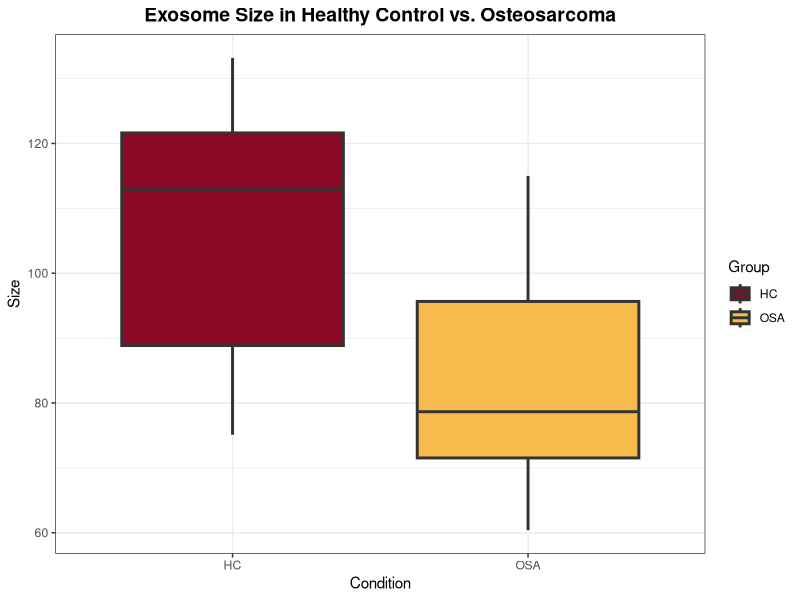
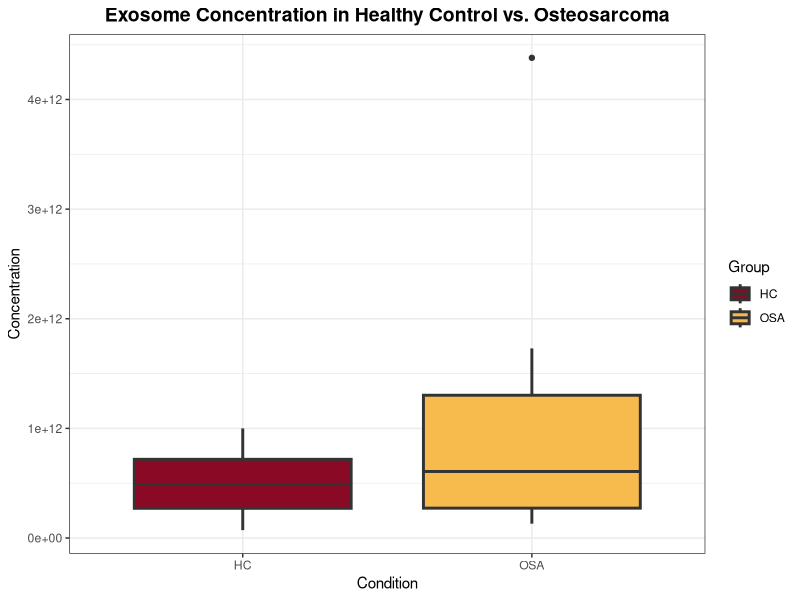
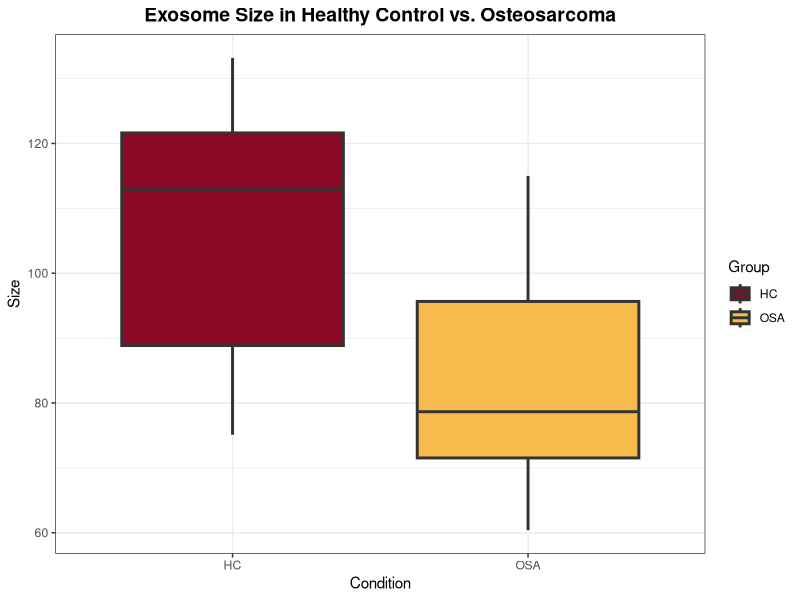
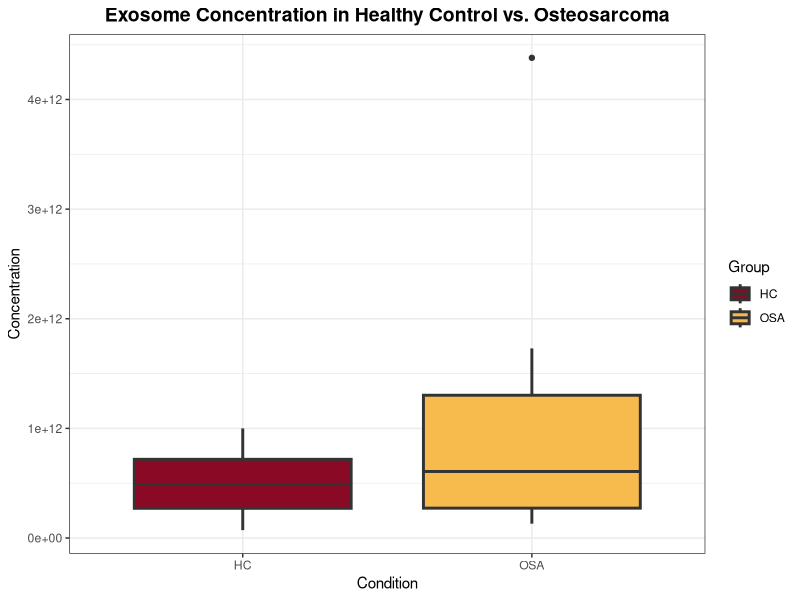

Write R code to recreate these figures, in order.
library(tidyverse)

setwd(file.path("~","Documents","ALSF"))
NTA_data <- read_csv(file.path(
  "NTA_concentrations_cleaner.csv"
  )
)

head(NTA_data)
names(NTA_data)

my_groups <- c("OSA","HC")

#Making a summary of statistics
NTA_summary <- NTA_data |> 
  filter(Group %in% my_groups) |> 
  group_by(Group) |> 
  summarize(Mean_Size = mean(Size),
            Std_Dev_Size = sd(Size),
            Mean_Concentration = mean(Concentration),
            Std_Dev_Concentration = sd(Concentration)
  )
 view(NTA_summary)
 
 
 #Making size table for plot
 NTA_size <- NTA_data |> 
   filter(Group %in% my_groups) |> 
   group_by(Group) |> 
   select(Size)

 NTA_size   

 #Making concentration table for plot
 NTA_conc <- NTA_data |> 
   filter(Group %in% my_groups) |> 
   group_by(Group) |> 
   select(Concentration)
 
NTA_conc   

 
 #Graphing Size
 NTA_size_bp <- ggplot(
   NTA_size,
   aes(
     x = Group,
     y = Size,
     fill = Group,
     )
 )+ geom_boxplot(lwd = 1, fatten=1) +
   theme_bw() +
   theme(plot.title = element_text(size = 14, face = "bold", hjust=0.5)) +
   scale_fill_manual(values=c("#8a0a25", "#f7ba4d")) +
   labs(
     x = "Condition",
     y = "Size",
     title = "Exosome Size in Healthy Control vs. Osteosarcoma"
   )
 
 NTA_size_bp
 
 #Graphing Concentration
 NTA_conc_bp <- ggplot(
   NTA_conc,
   aes(
     x = Group,
     y = Concentration,
     fill = Group
   )
 )+ geom_boxplot(lwd = 1, fatten=1) +
   theme_bw() +
   theme(plot.title = element_text(size = 14, face = "bold", hjust=0.5)) +
   scale_fill_manual(values=c("#8a0a25", "#f7ba4d")) +
   labs(
     x = "Condition",
     y = "Concentration",
     title = "Exosome Concentration in Healthy Control vs. Osteosarcoma"
   )
 
 NTA_conc_bp
 
 #Saving Plots
 ggsave( #Saving size plot
   plot = NTA_size_bp,
   filename = file.path("NTA_size_bp.png"),
   width = 6,
   height = 6
 )
 
 ggsave( #Saving concentration plot
   plot = NTA_conc_bp,
   filename = file.path("NTA_conc_bp.png"),
   width = 6,
   height = 6
 )
 